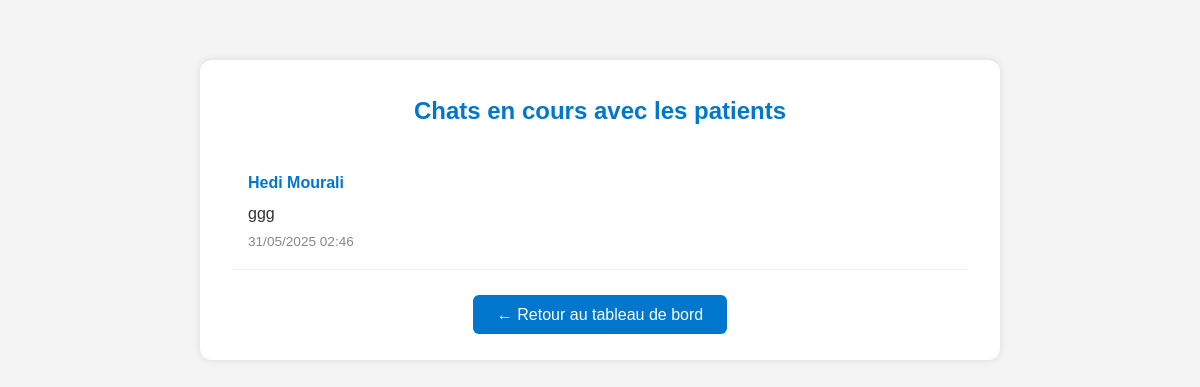
The page /medecin_chats.php (signed in) on the database its author committed.
### tables this page shows
CREATE TABLE IF NOT EXISTS `client` (
  `id` int NOT NULL AUTO_INCREMENT,
  `nom` varchar(100) NOT NULL,
  `prenom` varchar(100) NOT NULL,
  `email` varchar(150) NOT NULL,
  `mot_de_passe` varchar(255) NOT NULL,
  `carte_vitale` varchar(100) DEFAULT NULL,
  `adresse` text,
  `moyen_paiement` text,
  `role` enum('client','admin') NOT NULL DEFAULT 'client',
  PRIMARY KEY (`id`),
  UNIQUE KEY `email` (`email`)
);

### medecin_chats.php (the view, shortened to what this page needs)
<?php
$conn = new mysqli("localhost", "root", "", "medicare");
$medecin_id = intval($_SESSION['medecin_id']);
$sql = "
    SELECT c.id AS client_id, c.nom, c.prenom, m.contenu, m.date_envoi
    FROM message m
    JOIN client c ON m.id_client = c.id
    WHERE m.id_medecin = ?
      AND m.date_envoi = (
          SELECT MAX(m2.date_envoi)
          FROM message m2
          WHERE m2.id_client = m.id_client AND m2.id_medecin = m.id_medecin
      )
    ORDER BY m.date_envoi DESC
";
$stmt = $conn->prepare($sql);
$stmt->bind_param("i", $medecin_id);
$stmt->execute();
$res = $stmt->get_result();
?>
<!DOCTYPE html>
<html lang="fr">
<head>
    <link rel="stylesheet" href="style.css">
</head>
<body>
<div class="container">
    <h2>Chats en cours avec les patients</h2>
    <?php if ($res->num_rows > 0): ?>
        <?php while ($row = $res->fetch_assoc()): ?>
            <div class="chat-entry" onclick="window.location.href='conversation_medecin.php?id=<?= $row['client_id'] ?>'">
                <div class="chat-name"><?= htmlspecialchars($row['prenom'] . ' ' . $row['nom']) ?></div>
                <div class="chat-message"><?= htmlspecialchars($row['contenu']) ?></div>
                <div class="chat-time"><?= date("d/m/Y H:i", strtotime($row['date_envoi'])) ?></div>
            </div>
        <?php endwhile; ?>
    <?php else: ?>
        <p style="text-align:center; color:#888;">Aucune conversation trouvée.</p>
    <?php endif; ?>
    <div class="btn-retour">
        <a href="medecin_dashboard.php">← Retour au tableau de bord</a>
    </div>
</div>
</body>
</html>

### style.css (style rules this page uses)
* { box-sizing: border-box; margin: 0; padding: 0; }
body { font-family: 'Poppins', sans-serif; background-color: #fff; color: #111; line-height: 1.6; }
.container { font-family: 'Poppins', 'Merriweather', sans-serif; width: 90%; max-width: 1200px; margin: auto; }

### medecin_chats.php (style rules this page uses)
body { font-family: 'Segoe UI', sans-serif; background-color: #f4f4f4; }
.container { max-width: 800px; margin: 60px auto; background-color: #fff; padding: 2rem; border-radius: 12px; box-shadow: 0 0 8px rgba(0, 0, 0, 0.1); }
h2 { text-align: center; color: #0077cc; margin-bottom: 1.5rem; }
.chat-entry { border-bottom: 1px solid #eee; padding: 1rem; cursor: pointer; transition: background-color 0.2s; }
.chat-name { font-weight: bold; color: #0077cc; }
.chat-message { margin: 0.3rem 0; color: #333; }
.chat-time { font-size: 0.85rem; color: #888; }
.btn-retour { display: block; text-align: center; margin-top: 2rem; }
.btn-retour a { background-color: #0077cc; padding: 0.7rem 1.5rem; color: white; border-radius: 6px; text-decoration: none; }

### rows shown on the page
client: prenom+nom "Hedi Mourali", contenu "ggg", date_envoi "31/05/2025 02:46"
